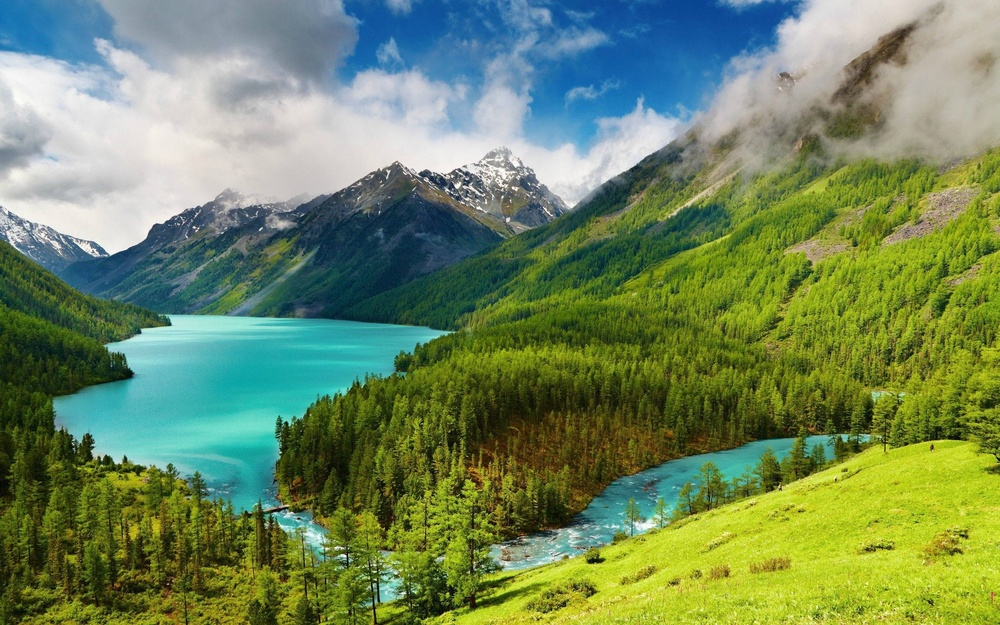
//> input picture c/openacc/resources/high-resolution.jpg, 1000 x 625 px, shrunk from 2560 x 1600 before the run
$ ./median_filter_args resources/high-resolution.jpg   (built with g++ and OpenCV 4)
//> lines starting //> are read from the running program, lines starting //| are printed output that depends on the picture
#include <opencv2/opencv.hpp>
#include <algorithm>
#include <iostream>

uchar findMedian(uchar *arr, int n)
{
    // Simple insertion sort
    for (int i = 1; i < n; i++)
    {
        uchar key = arr[i];
        int j = i - 1;

        // Move elements of arr[0..i-1], that are greater than key,
        // to one position ahead of their current position
        while (j >= 0 && arr[j] > key)
        {
            arr[j + 1] = arr[j];
            j = j - 1;
        }
        arr[j + 1] = key;
    }

    // Return the median
    if (n % 2 != 0) // If odd number of elements
        return arr[n / 2];
    else // If even number of elements
        return (arr[(n - 1) / 2] + arr[n / 2]) / 2;
}

// Function to apply median filter to a single channel
// [95 lines left out: functions applyMedianFilter, applyMedianFilter2, applyMedianFilter3, not called in this run]

void applyMedianFilter4(uchar *input, uchar *output, int rows, int cols, int kernelSize)
{
    int edge = kernelSize / 2;
    int windowSize = kernelSize * kernelSize;
    uchar neighbors[windowSize];
    // #pragma acc data copyin(input[0:rows*cols]) copyout(output[0:rows*cols])
    {
#pragma acc parallel loop collapse(2) copyin(input[0 : rows * cols]) copyout(output[0 : rows * cols]) private(neighbors)
        for (int y = edge; y < rows - edge; y++)
        {
            for (int x = edge; x < cols - edge; x++)
            {
                int count = 0;
                for (int dy = -edge; dy <= edge; dy++)
                {
                    for (int dx = -edge; dx <= edge; dx++)
                    {
                        int idx = (y + dy) * cols + (x + dx);
                        neighbors[count++] = input[idx];
                    }
                }

                uchar median = findMedian(neighbors, windowSize);
                output[y * cols + x] = median;
            }
        }
    }
}

// [93 lines left out: functions applyMedianFilter5, applyMedianFilter6, applyMedianFilter7, not called in this run]

int main(int argc, char **argv)
{
    if (argc != 2)
    {
        std::cerr << "Usage: " << argv[0] << " <ImageName>\n";
        return 1;
    }

    std::string imagePath = "resources/" + std::string(argv[1]);
    cv::Mat image = cv::imread(imagePath, cv::IMREAD_COLOR);
//> image is the input picture: 625 rows x 1000 cols, CV_8UC3; mean B, G, R 93.7, 135.6, 112

    if (image.empty())
    {
        std::cerr << "Could not read the image: " << imagePath << std::endl;
        return 1;
    }
    cv::Mat frame, filteredFrame;
    cv::Mat channels[3], outputChannels[3];

    // Split the frame into its color channels
    cv::split(image, channels);
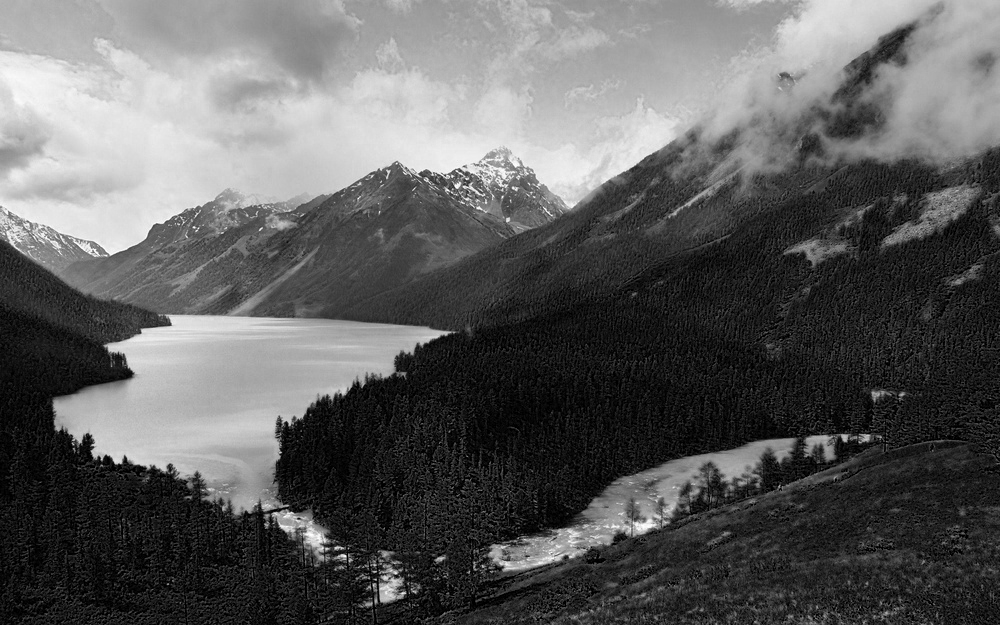
//> channels[0]: 625 rows x 1000 cols, CV_8UC1; min 0, max 255, mean 93.7
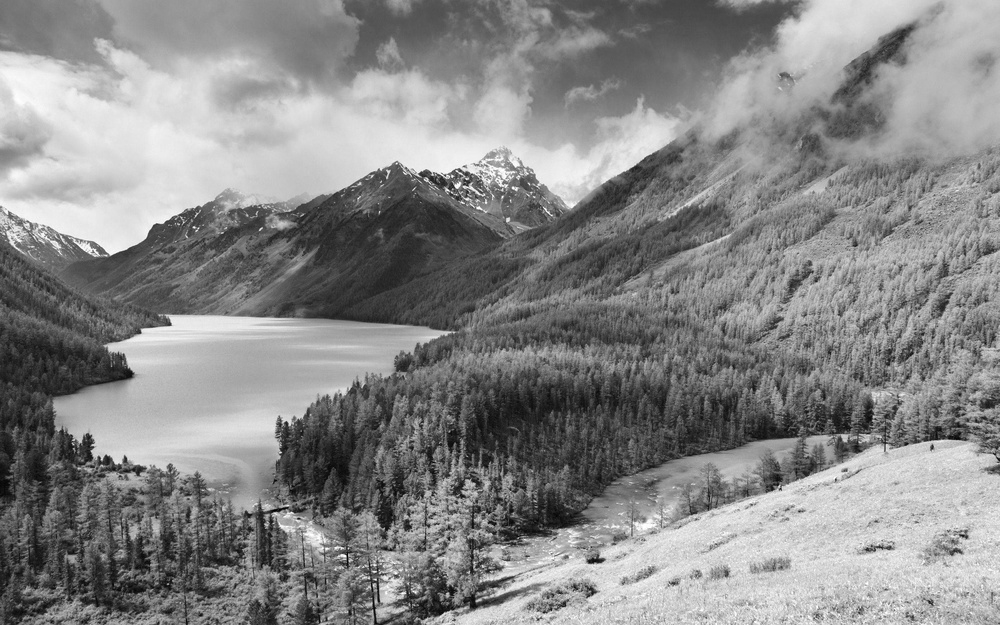
//> channels[1]: 625 rows x 1000 cols, CV_8UC1; min 1, max 255, mean 135.6
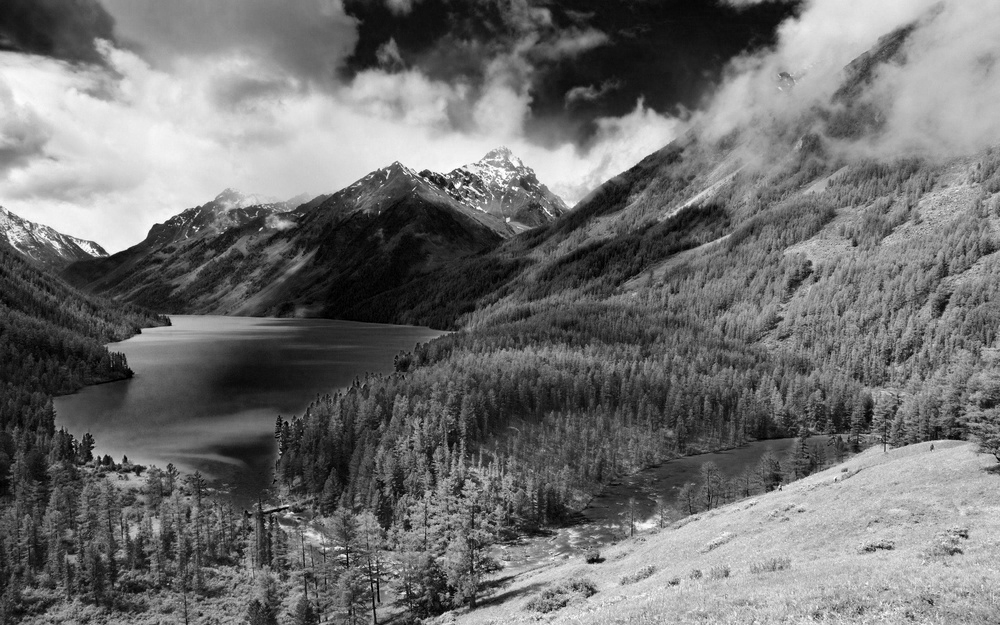
//> channels[2]: 625 rows x 1000 cols, CV_8UC1; min 0, max 255, mean 112

    double t0 = static_cast<double>(cv::getTickCount());

    // Apply median filter to each channel
    outputChannels[0] = cv::Mat(image.rows, image.cols, CV_8UC1);
    outputChannels[1] = cv::Mat(image.rows, image.cols, CV_8UC1);
    outputChannels[2] = cv::Mat(image.rows, image.cols, CV_8UC1);
    for (int i = 0; i < 3; i++)
    {
        applyMedianFilter4(channels[i].data, outputChannels[i].data, image.rows, image.cols, 5); // Kernel size is 5
    }

    /*
       uchar *inputChannels[3] = {channels[0].data, channels[1].data, channels[2].data};
    uchar *outputChannelsData[3] = {outputChannels[0].data, outputChannels[1].data, outputChannels[2].data};

    applyMedianFilter5(inputChannels, outputChannelsData, image.rows, image.cols, 5);
    */

    double t1 = static_cast<double>(cv::getTickCount());
    double elapsed = (t1 - t0) / cv::getTickFrequency();
    std::cout << "Time elapsed: " << elapsed << " seconds." << std::endl;

    // Merge the channels back
    cv::merge(outputChannels, 3, filteredFrame);

    // Save the frame after filtering
    std::string filenameAfter = "filtered.jpg";
    cv::imwrite(filenameAfter, filteredFrame);
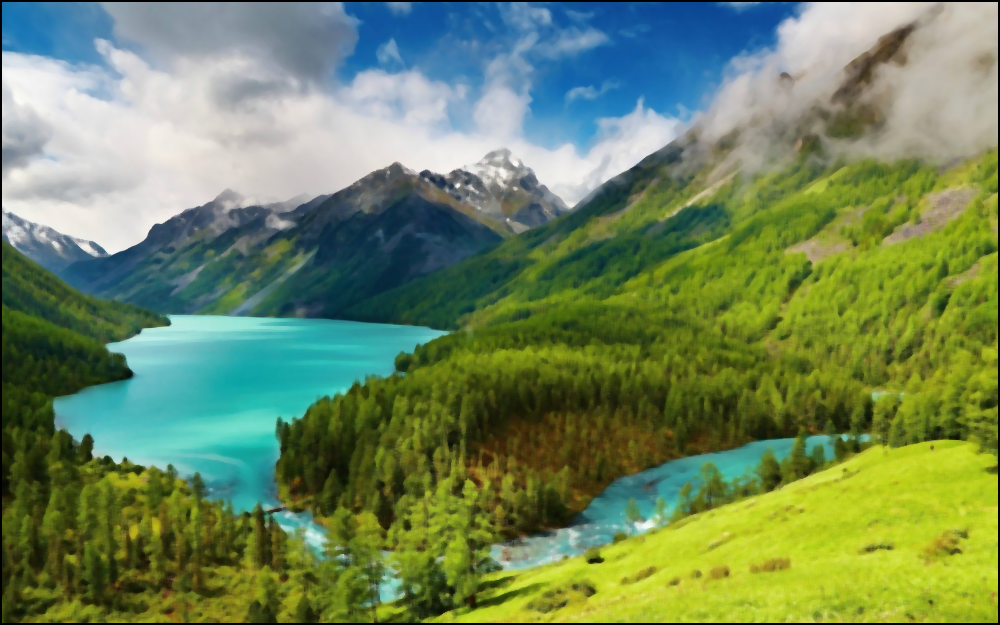
//> saved as filtered.jpg: 625 rows x 1000 cols, CV_8UC3; mean B, G, R 92.3, 134.2, 110.7

    return 0;
}

$ run again, on c/openacc/resources/image3.jpg
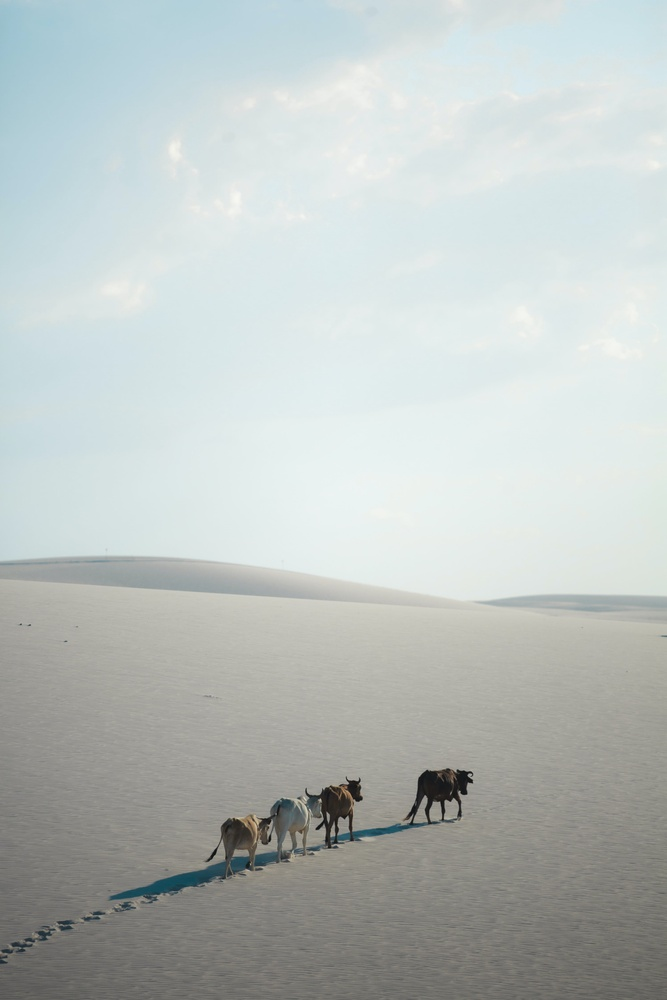
//> input picture c/openacc/resources/image3.jpg, 667 x 1000 px, shrunk from 3840 x 5760 before the run
//> image is the input picture: 1000 rows x 667 cols, CV_8UC3; mean B, G, R 192.3, 194.3, 187.4
//> `cv::split(image, channels);`:
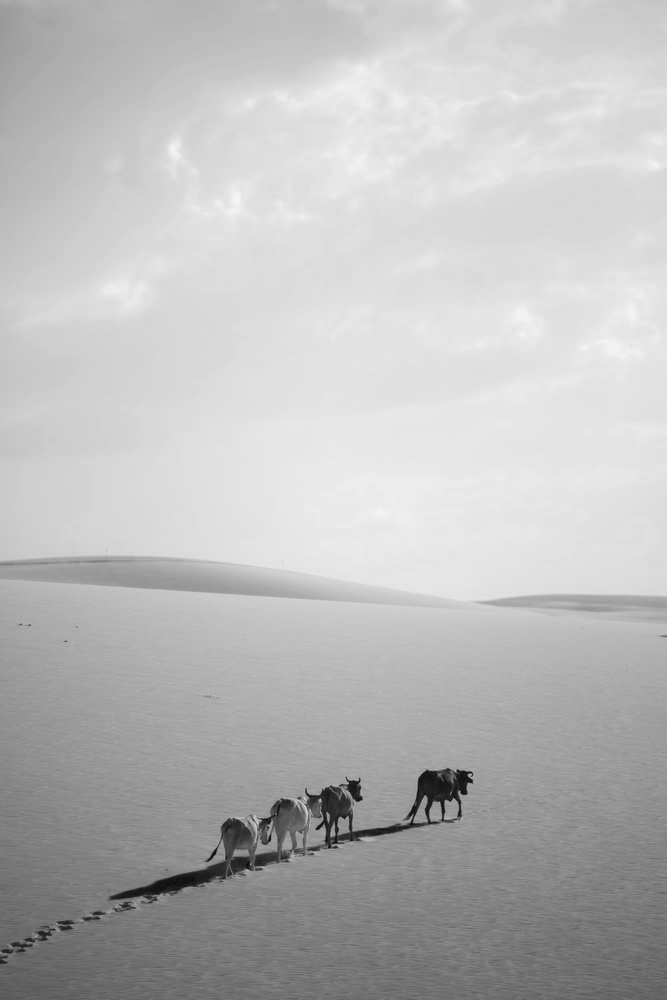
//> channels[2]: 1000 rows x 667 cols, CV_8UC1; min 10, max 247, mean 187.4
//> `cv::imwrite(filenameAfter, filteredFrame);`:
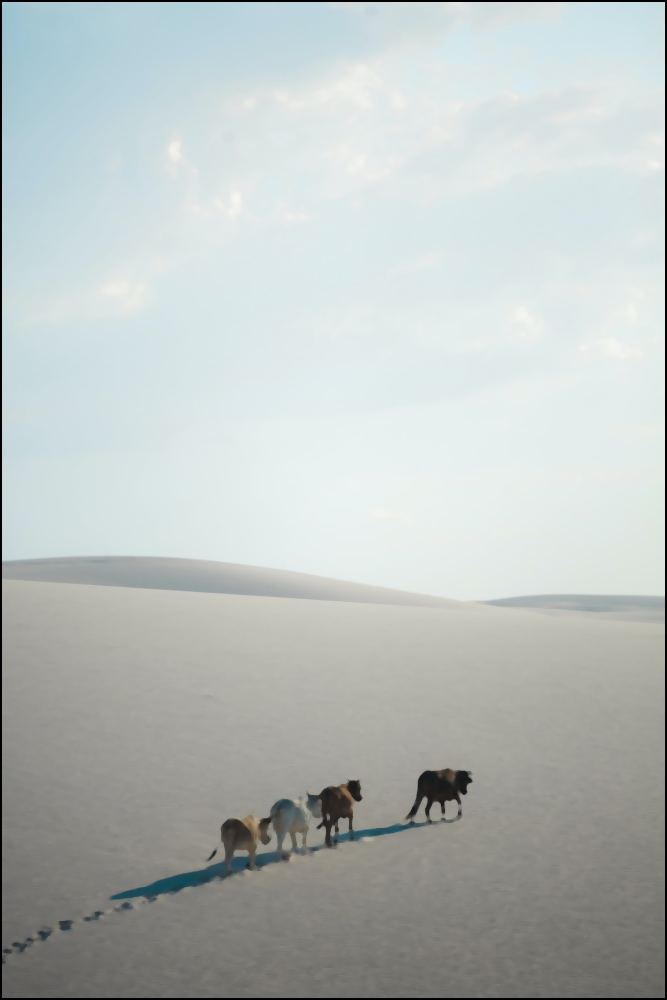
//> saved as filtered.jpg: 1000 rows x 667 cols, CV_8UC3; mean B, G, R 190.6, 192.6, 185.8

$ run again, on c/openacc/resources/image4.jpg
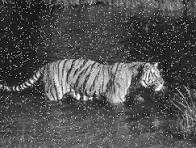
//> input picture c/openacc/resources/image4.jpg, 196 x 148 px
//> image is the input picture: 148 rows x 196 cols, CV_8UC3; min 0, max 255, mean 79.5
//> `cv::imwrite(filenameAfter, filteredFrame);`:
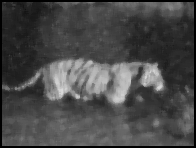
//> saved as filtered.jpg: 148 rows x 196 cols, CV_8UC3; min 0, max 218, mean 72.9
